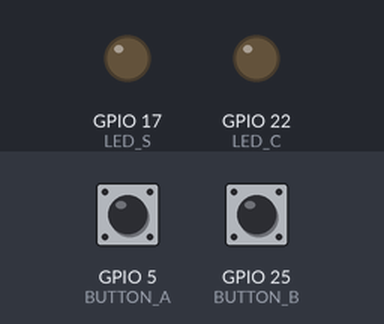
Bench run of a program on a simulated Raspberry Pi (BCM pin numbers). Shown: output pins drawn as LEDs (lit = HIGH). The inputs (shaded band) are chosen by the test bench; at power-on: GPIO 5 (BUTTON_A) LOW, GPIO 25 (BUTTON_B) LOW.

Above: at 1.2 s.
1.3 s: GPIO 5 (BUTTON_A) pulled HIGH for 0.15 s
At 1.37 s:
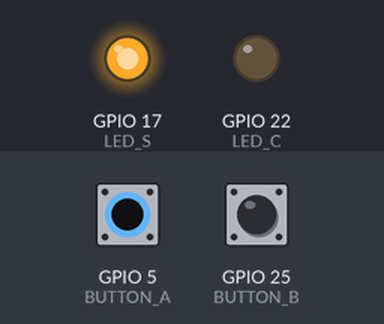
2.9 s: GPIO 5 (BUTTON_A) pulled HIGH for 3.2 s
At 6.5 s:
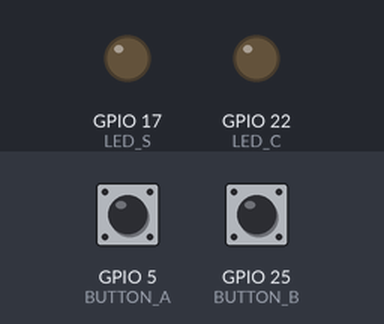
7.6 s: GPIO 25 (BUTTON_B) pulled HIGH for 3.2 s
At 8.9 s:
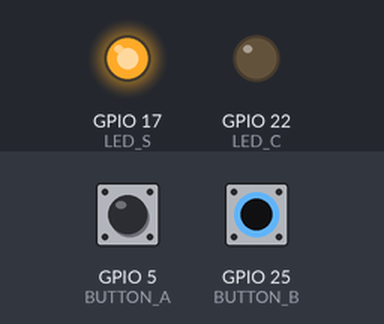
12.3 s: GPIO 5 (BUTTON_A) driven HIGH and GPIO 25 (BUTTON_B) driven HIGH
At 13.7 s:
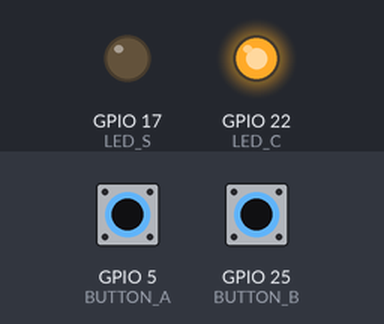
Timing chart, 0 to 14.8 s (numbered marks = the images above; inputs shaded):
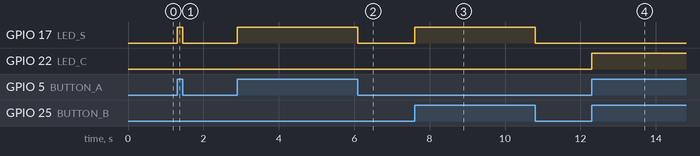

The program:

half_adder.py
```python
import RPi.GPIO as GPIO

BUTTON_A = 5
BUTTON_B = 25
LED_S = 17
LED_C = 22

GPIO.setmode(GPIO.BCM)
GPIO.setup(BUTTON_A, GPIO.IN, pull_up_down = GPIO.PUD_DOWN)
GPIO.setup(BUTTON_B, GPIO.IN, pull_up_down = GPIO.PUD_DOWN)
GPIO.setup(LED_S, GPIO.OUT)
GPIO.setup(LED_C, GPIO.OUT)

try:
    while True:
        A, B, S, C = 0, 0, 0, 0

        if GPIO.input(BUTTON_A):
            A = 1
        if GPIO.input(BUTTON_B):
            B = 1

        S = A ^ B
        C = A & B

        GPIO.output(LED_S, S)
        GPIO.output(LED_C, C)

except KeyboardInterrupt:
    GPIO.cleanup()
```

Measured:
- after the input at 1.3 s, GPIO 17 (LED_S): LOW → HIGH at once, → LOW 0.15 s later
- after the input at 2.9 s, GPIO 17 (LED_S): LOW → HIGH at once, → LOW 3.2 s later
- after the input at 7.6 s, GPIO 17 (LED_S): LOW → HIGH at once, → LOW 3.2 s later
- after the input at 12.3 s, GPIO 22 (LED_C): LOW → HIGH at once
